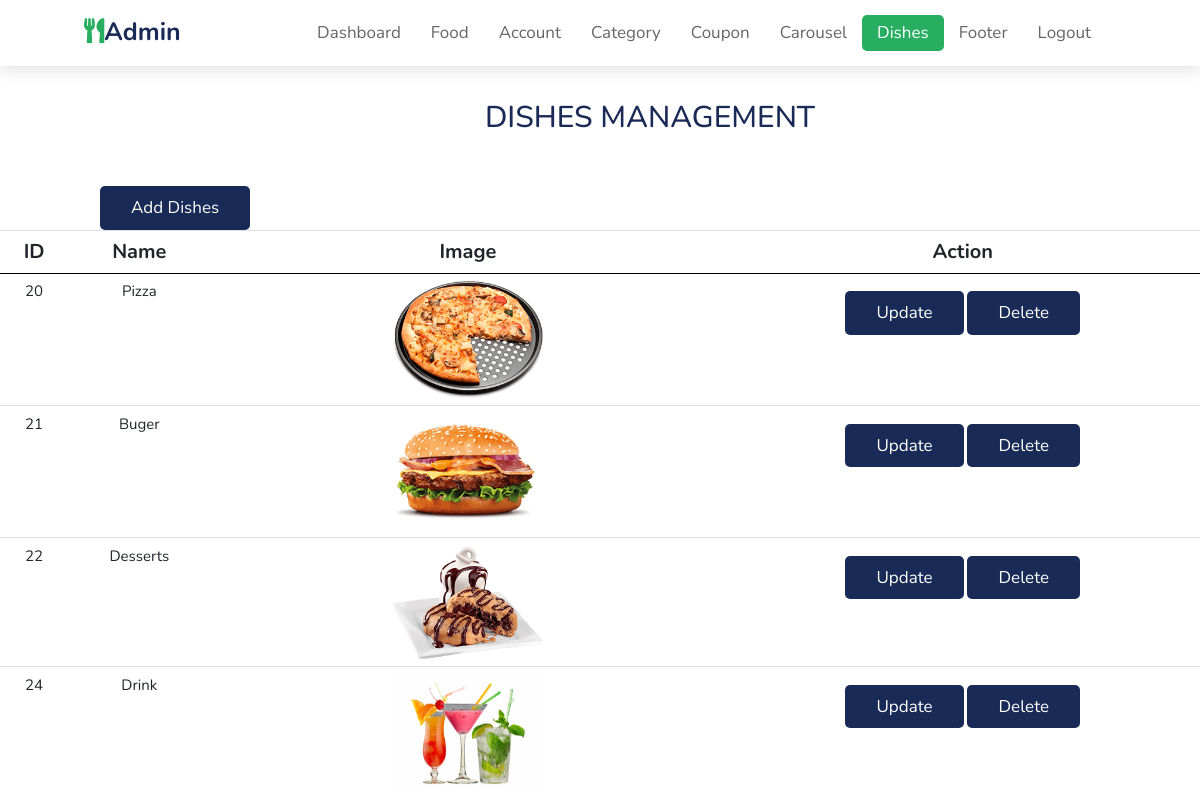
/admin/dishes.php (signed in), run on the app's committed database.
### tables this page shows
CREATE TABLE `dishes` (
  `Dishes_ID` int(11) NOT NULL,
  `Name` varchar(255) NOT NULL,
  `Image` varchar(255) NOT NULL
);

### admin/config/constant.php (called while the page is built, shortened)
<?php
    $url = "http://localhost/Do_an/";
?>

### admin/dishes.php (the view, shortened to what this page needs)
<?php
include("./config/constant.php");
?>
<html lang="en">
<head>
    <link rel="stylesheet" href="https://cdnjs.cloudflare.com/ajax/libs/font-awesome/5.15.3/css/all.min.css">
    <link rel="stylesheet" href="https://cdn.jsdelivr.net/npm/bootstrap@4.6.0/dist/css/bootstrap.min.css">
    <link rel="stylesheet" href="../css/style.css">
    <link rel="stylesheet" href="./css/admin.css">
    <link rel="stylesheet" href="./css/add__modal.css">
</head>
<body>
    <header>
        <a href="#" class="logo"><i class="fas fa-utensils"></i>Admin</a>
        <nav class="navbar">
            <a href="index.php">dashboard</a>
            <a href="food.php">food</a>
            <a href="account.php">account</a>
            <a href="category.php">category</a>
            <a href="coupon.php">coupon</a>
            <a href="carousel.php">carousel</a>
            <a href="dishes.php" class="active">dishes</a>
            <a href="footer.php">footer</a>
            <a href="./function/logout.php">logout</a>
        </nav>
    </header>
    <div class="header">
        <h1 class="heading"> Dishes Management </h1>
    </div>
    <div class="icon add">
        <a id="addDishes" href="#" class="btn">Add Dishes</a>
    </div>
    <div class="table">
        <table class="tb-1">
            <tr>
                <th>ID</th>
                <th>Name</th>
                <th>Image</th>
                <th>Action</th>
            </tr>
            <?php
                $sql = "SELECT * FROM Dishes";
                $res = mysqli_query($conn, $sql);
                if ($res == TRUE ) {
                    $count = mysqli_num_rows($res);
                    if ($count > 0) {
                        while($rows = mysqli_fetch_assoc($res)) {
                            $id = $rows['Dishes_ID'];
                            $name = $rows['Name'];
                            $img = $rows['Image'];
                            ?>
                            <tr>
                                <td><?php echo $id; ?></td>
                                <td><?php echo $name; ?></td>
                                <td>
                                        <img src="<?php echo $url; ?>images/dish/<?php echo $img?>" width="30%"/>
                                    </td>
                                <td>
                                    <button type="button" class="btn editBtn">Update</button>
                                    <a href="<?php echo $url; ?>admin/function/add-delete-dishes/delete-dishes.php?id=<?php echo $id; ?>" class="btn">Delete</a>
                                </td>
                            </tr>
                            <?php
                        }
                    }
                }
            ?>
        </table>
    </div>
</body>
</html>

### css/style.css (style rules this page uses)
:root { --green: #27ae60; --black: #192a56; --light-color: #666; --box-shadow: 0 0.5rem 1.5rem rgba(0, 0, 0, 0.1); }
* { font-family: "Nunito", sans-serif; margin: 0; padding: 0; box-sizing: border-box; text-decoration: none; text-transform: capitalize; outline: none; border: none; transition: all 0.2s linear; }
html { font-size: 62.5%; overflow-x: hidden; scroll-padding-top: 5.5rem; scroll-behavior: smooth; }
.heading { text-align: center; color: var(--black); font-size: 3rem; padding-bottom: 2rem; text-transform: uppercase; }
.btn { margin-top: 1rem; display: inline-block; font-size: 1.7rem; color: #fff; background: var(--black); border-radius: 0.5rem; cursor: pointer; padding: 0.8rem 3rem; }
header { position: fixed; top: 0; left: 0; right: 0; background: #fff; padding: 1rem 7%; display: flex; align-items: center; justify-content: space-between; z-index: 1000; box-shadow: var(--box-shadow); }
header .logo { color: var(--black); font-size: 2.5rem; font-weight: bolder; }
header .logo i { color: var(--green); }
header .navbar a { font-size: 1.7rem; border-radius: 0.5rem; padding: 0.5rem 1.5rem; color: var(--light-color); }
header .navbar a.active, header .navbar a:hover { color: #fff; background: var(--green); text-decoration: none; }

### admin/css/admin.css (style rules this page uses)
.header { margin: 10rem 0 0 10rem; }
.add { margin: 2rem 0 0 10rem; }
.tb-1 { width: 100%; }
table tr th { border-bottom: 1px solid black; padding: 2rem 2rem 2rem 0; text-align: center; font-size: 20px; }
table tr td { padding: 2rem 2rem 2rem 0; font-size: 15px; text-align: center; }

### data on the page
dishes: Dishes_ID "20", Name "Pizza", Image (picture)
dishes: Dishes_ID "21", Name "Buger", Image (picture)
dishes: Dishes_ID "22", Name "Desserts", Image (picture)
dishes: Dishes_ID "24", Name "Drink", Image (picture)
